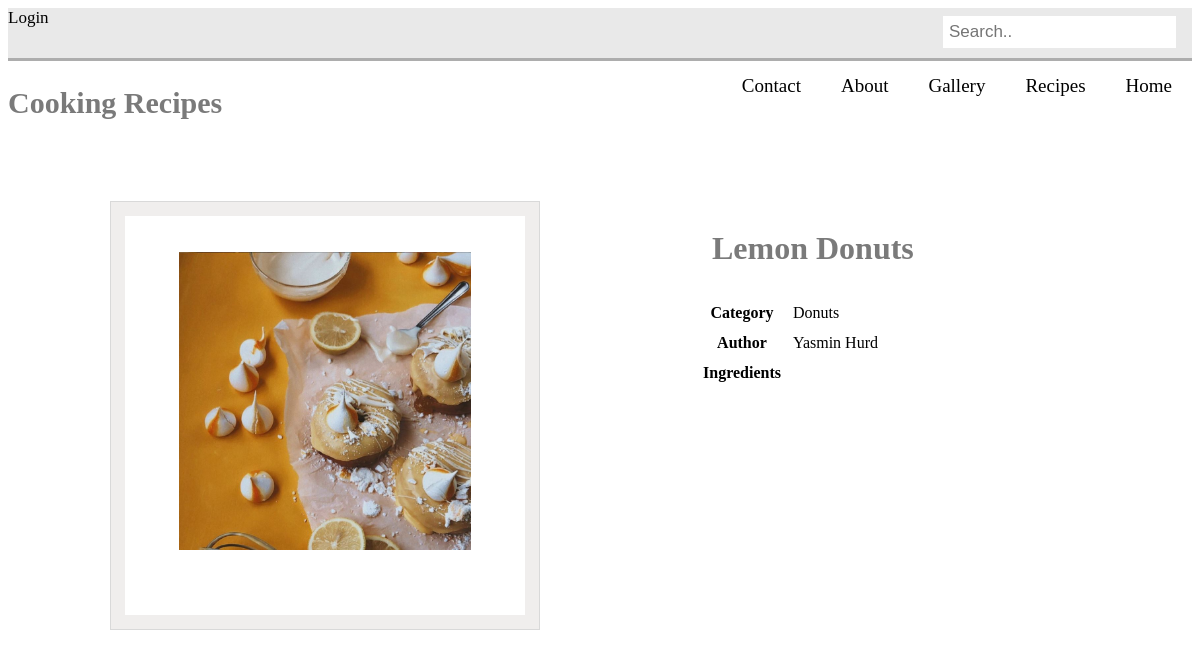
The app's page /details.php?id=2 with its own data.
### tables this page shows
CREATE TABLE `recipes` (
  `recipeID` int(11) NOT NULL,
  `recipe_name` text NOT NULL,
  `author` text NOT NULL,
  `img` text DEFAULT NULL,
  `ingredients` mediumtext DEFAULT NULL,
  `author_id` int(11) NOT NULL
);

CREATE TABLE `category` (
  `categoryID` int(11) NOT NULL,
  `category` text NOT NULL
);

### inc/functions.php (called while the page is built, shortened)
<?php
function full_catalog_array(){
    include("admin/inc/db.php");
    try {
        $results = $pdo->query("SELECT category, recipe_name, author, img, ingredients FROM recipes INNER JOIN category, recipecategory WHERE recipes.recipeID = recipecategory.recipeid AND category.categoryID = recipecategory.categoryid");
    }catch(Exception $e){
        echo "Unable to retrieve results";
    }
    $catalog_array = ($results->fetchAll(PDO::FETCH_ASSOC));
    return $catalog_array;
}

### details.php (the view, shortened to what this page needs)
<?php
include("inc/functions.php");
$catalog_array = full_catalog_array();
if(isset($_GET["id"])){
    $id = $_GET["id"];
    if(isset($catalog_array[$id])){
        $item =$catalog_array[$id];
    }
}
include("header.php");
?>
<div class = "section page">
    <div class ="wrapper">
        <div class ="media-picture">
        <span>
        <img src="<?php echo $item["img"];?> " alt="<?php echo $item["recipe_name"];?>">
        </span>
        </div>
    </div>
    <div class= "media-details">
        <h1><?php echo $item["recipe_name"];?></h1>
        <table>
            <tr>
                <th>Category</th>
                <td><?php echo $item["category"];?></td>
            </tr>
            <tr>
                <th>Author</th>
                <td><?php echo $item["author"];?></td>
            </tr>
            <tr>
                <th>Ingredients</th>
                <td><?php echo $item["ingredients"];?></td>
            </tr>
    </div>
</div>

### css/stylesheet.css (style rules this page uses)
.wrapper { width: 980px; margin: 0 auto; }
.media-picture { float: left; width: 400px; text-align: center; border: 1px solid #d9d9d9; padding: 14px; background: #f0eeed; }
.media-picture span { background: white; display: block; width: 100%; padding: 36px 0 61px; }
.media-picture img { width: 292px; }
.media-details { width: 460px; float:right; margin: 0px 36px; }
td,th { padding: 5px 5px; }
.section { margin:0; padding-top: 56px; }
h1 { color: #7a7a7a; padding: 8px 16px; }

### records on screen
recipes: img (picture), recipe_name "Lemon Donuts", author "Yasmin Hurd"
category: category "Donuts"
